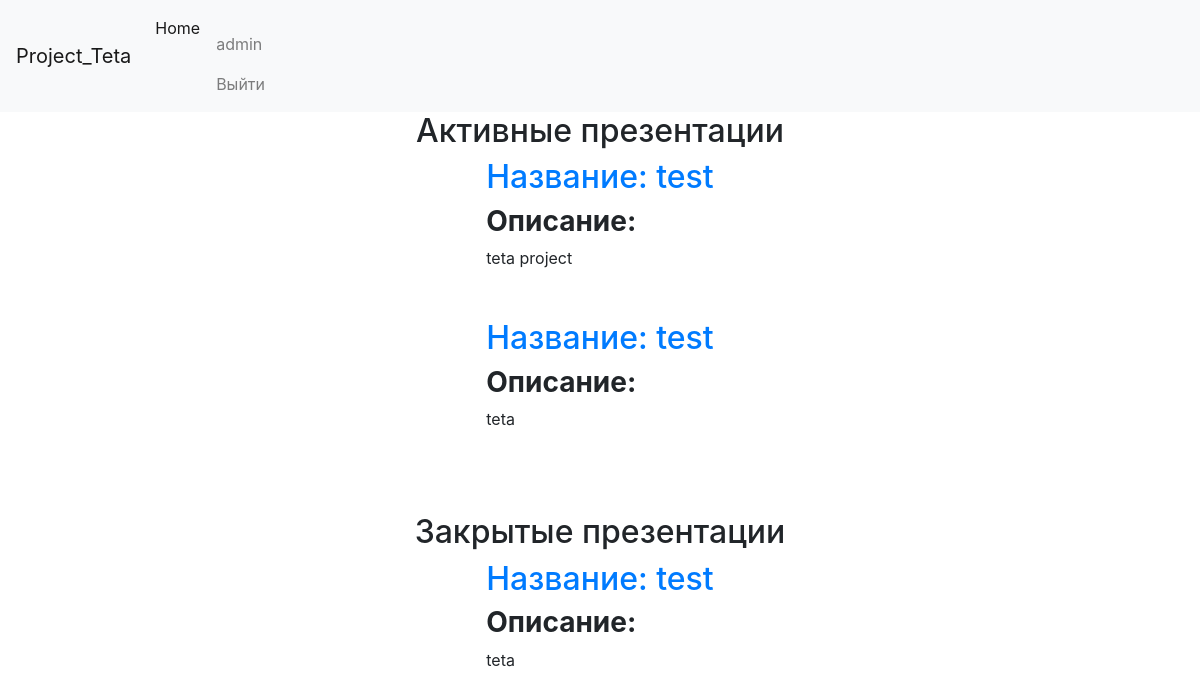
The app's page /account/presentations/ (signed in) with its own data.
### account/models.py (models this page shows)
class Presentation(models.Model):
    name = models.CharField(max_length=256, blank=True, null=True, default='Another useless presentation')
    url = models.URLField(blank=True, null=True, default=None)
    description = models.TextField(blank=True, null=True, default=None)
    presentationId = models.CharField(max_length=64, blank=True, null=True, default=None)
    user = models.ForeignKey(User, blank=True, null=True, default=None, on_delete=models.CASCADE)
    pdf = models.FilePathField(blank=True, null=True, default=None)
    is_active = models.BooleanField(default=True)
    created = models.DateTimeField(auto_now_add=True, auto_now=False, null=True)
    updated = models.DateTimeField(auto_now_add=False, auto_now=True, null=True)

### account/views.py (the view)
# urls.py: path('presentations/', views.account_info, name='account'),
@login_required
def account_info(request):
    presentations = Presentation.objects.filter(user=auth.get_user(request))
    return render(request, 'account.html', locals())

### account/templates/account.html (shortened to what this page needs)
{% extends 'wrapper.html' %}
{% block content %}
    {% include 'header.html' %}
    <div class="container d-flex align-items-center flex-column">
        <h2>Активные презентации</h2>
        {% for presentation in presentations %}
            {% if presentation.is_active %}
            <div class="align-self-center">
                <h2><a href="/account/presentations/{{ presentation.id }}">Название: {{ presentation.name }}</a></h2>
                <h3><b>Описание: </b></h3>
                <p>{{ presentation.description }}</p>
            </div>
            {% endif %}
        {% endfor %}
        <h2>Закрытые презентации</h2>
        {% for presentation in presentations %}
            {% if not presentation.is_active %}
            <div class="align-self-center">
                <h2><a href="/account/presentations/{{ presentation.id }}">Название: {{ presentation.name }}</a></h2>
                <h3><b>Описание: </b></h3>
                <p>{{ presentation.description }}</p>
            </div>
            {% endif %}
        {% endfor %}
    </div>
{% endblock %}

### templates/header.html (shortened to what this page needs)
<nav class="navbar navbar-expand-lg navbar-light bg-light">
    <a class="navbar-brand" href="/">Project_Teta</a>
    <div class="collapse navbar-collapse" id="navbarSupportedContent">
        <ul class="navbar-nav mr-auto">
            <li class="nav-item active">
                <a class="nav-link" href="/">Home <span class="sr-only">(current)</span></a>
            </li>
            <li>
                <a class="nav-link" href="#">
                    {% if user.username %}
                        <a class="nav-link" href="/account/presentations/">{{ user.username }}</a>
                        <a class="nav-link" href="/auth/logout/">Выйти</a>
                    {% else %}
                         <a class="nav-link" href="/auth/login/">Войти</a>
                    {% endif %}
                    </a>
            </li>
        </ul>
    </div>
</nav>

### records on screen
Presentation: name "test", description "teta project"
Presentation: name "test", description "teta"
Presentation: name "test", description "teta"

### other values on screen
{{ user.username }} "admin"
